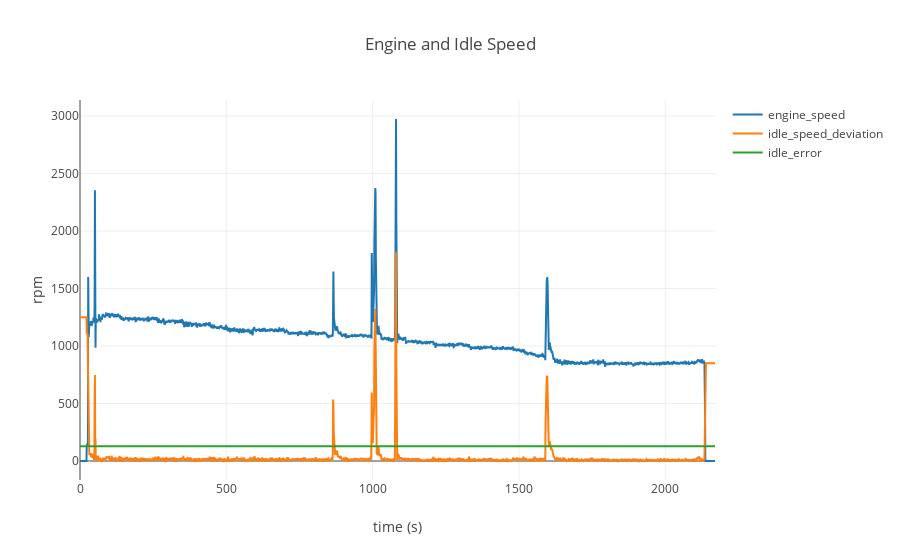

Notebook code cell kept with this figure:
### Markdown cell above
This is the number of steps from 0 which the ECU will use as guide for starting idle speed control during engine warm up. The value will start at quite a high value (>100 steps) on a very cold engine and fall to < 50 steps on a fully warm engine. A high value on a fully warm engine or a low value on a cold engine will cause poor idle speed control. Idle run line position is calculated by the ECU using the engine coolant temperature sensor.

**Inlet Manifold Air Valve**

The air valve stepper motor is an actuator that is used to automatically control idle speed during normal idle and during engine warm-up. When the throttle is closed, the throttle valve is locked in a position where very little air passes by. The throttle position then, will have no effect upon the idle speed.

A by-pass port to the throttle plate is located in the inlet manifold. A valve is positioned in the port. As the valve moves, the volume of air passing through the port will vary, and this directly affects the idle speed. The idle speed then, depends upon the position of the stepper air valve in the by-pass port. This method of idle control is fitted to some models (principally those with the plastic inlet manifold)from the middle of 1994

### Code cell
lr.display_graph(['engine_speed','idle_speed_deviation', 'idle_error'], 'Engine and Idle Speed', 'rpm')

### Figure 1 — Plotly figure (JSON) as saved in the notebook; plotly's stock layout.template omitted (floating-point values rounded to 4 significant figures; data arrays with more than 128 entries replaced by an {"elided": "..."} marker saying what was removed)
{"data": [{"name": "engine_speed", "type": "scatter", "uid": "cb73a21a-57c8-4a4d-ad5f-3f6bfd9be216", "x": {"elided": "2171 int values"}, "y": {"elided": "2171 int values"}}, {"name": "idle_speed_deviation", "type": "scatter", "uid": "7cb6b11c-5d63-4a32-875d-10380f5606a1", "x": {"elided": "2171 int values"}, "y": {"elided": "2171 int values"}}, {"name": "idle_error", "type": "scatter", "uid": "c0dabd2e-d1c3-4db4-878f-03b4cb2849e7", "x": {"elided": "2171 int values"}, "y": {"elided": "2171 int values"}}], "layout": {"autosize": true, "title": {"text": "Engine and Idle Speed"}, "xaxis": {"autorange": true, "range": [0, 2170], "title": {"text": "time (s)"}, "type": "linear"}, "yaxis": {"autorange": true, "range": [-165.2, 3139.0], "title": {"text": "rpm"}, "type": "linear"}}}
